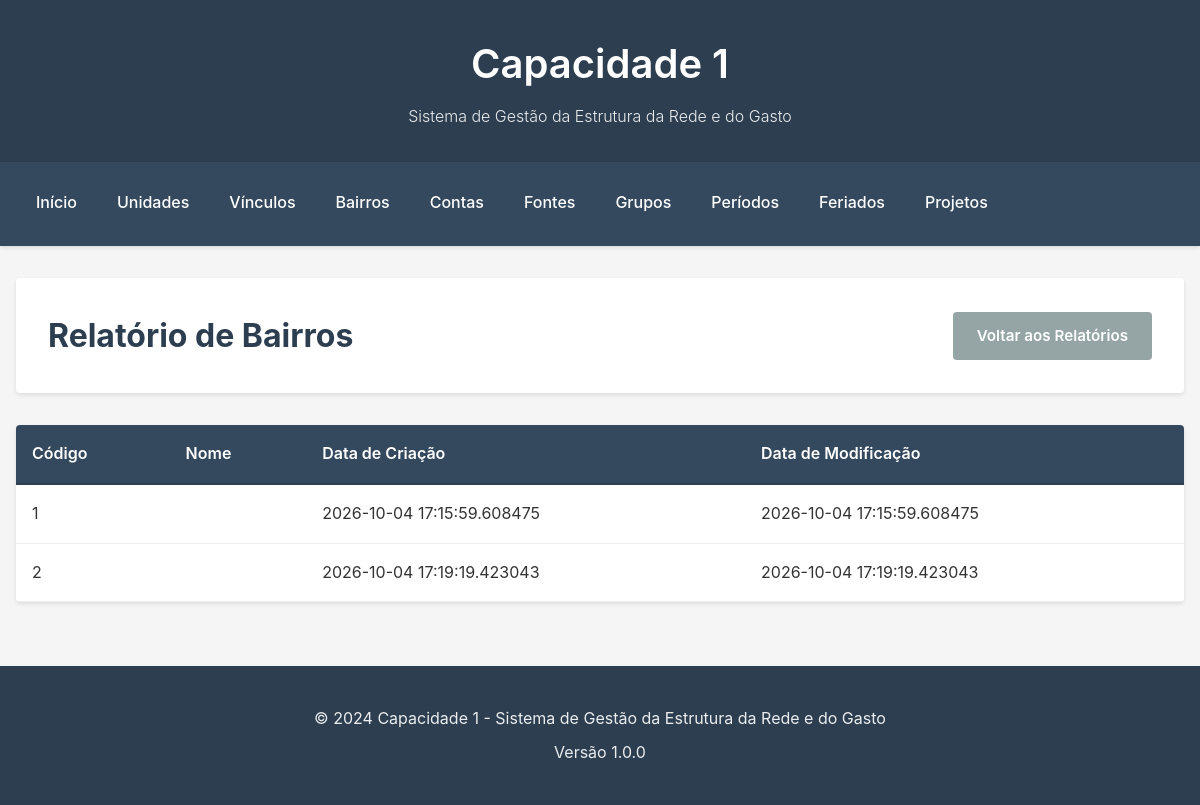
The app's page /consulta/bairros, older data.
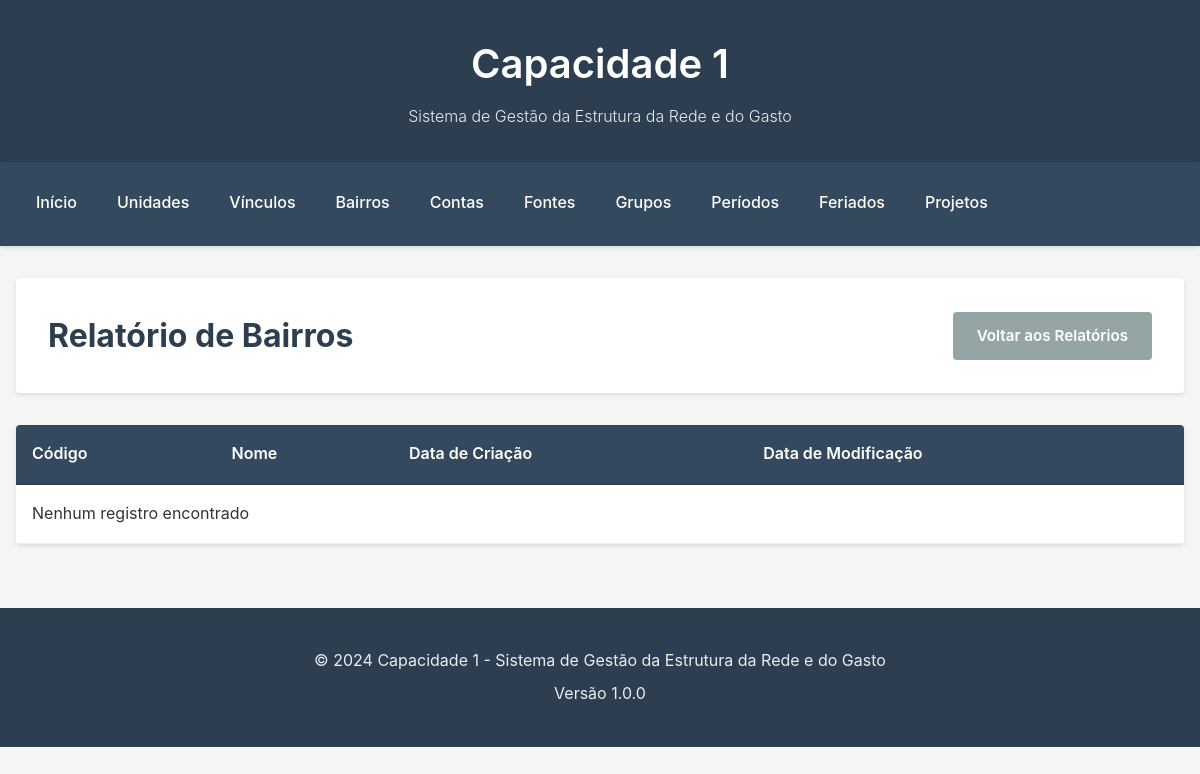
The same page, newer data.
### app/models/bairro.py (models this page shows, shortened)
class BAIRRO(db.Model):
    __tablename__ = 'bairro'
    codigo_bairro = db.Column(db.Integer, primary_key=True, autoincrement=True)
    descricao = db.Column(db.String(25), nullable=False)
    data_criacao = db.Column(db.DateTime, default=datetime.utcnow, nullable=False)
    data_modificacao = db.Column(db.DateTime, default=datetime.utcnow, onupdate=datetime.utcnow, nullable=False)

### app/routes/consulta_routes.py (the view)
@bp.route('/bairros', methods=['GET'])
def bairros():
    page = request.args.get('page', 1, type=int)
    pagination = BAIRRO.query.order_by(BAIRRO.codigo_bairro).paginate(page=page, per_page=Config.ITEMS_PER_PAGE)
    return render_template('consulta/bairros.html',
                         bairros=pagination.items,
                         pagination=pagination,
                         page=page)

### app/templates/consulta/bairros.html (shortened to what this page needs)
{% extends "base.html" %}
{% block content %}
<div class="page-header">
    <h2>Relatório de Bairros</h2>
     <a href="{{ url_for('consulta.index') }}" class="btn btn-secondary">Voltar aos Relatórios</a>
</div>
<table class="data-table">
    <thead>
        <tr>
            <th>Código</th>
             <th>Nome</th>
             <th>Data de Criação</th>
             <th>Data de Modificação</th>
        </tr>
    </thead>
    <tbody>
        {% if bairros %}
            {% for bairro in bairros %}
            <tr>
                <td>{{ bairro.codigo_bairro }}</td>
                <td>{{ bairro.nome }}</td>
                <td>{{ bairro.data_criacao }}</td>
                <td>{{ bairro.data_modificacao }}</td>
            </tr>
            {% endfor %}
        {% else %}
            <tr><td colspan="4">Nenhum registro encontrado</td></tr>
        {% endif %}
    </tbody>
</table>
{% endblock %}

Row changes from the older to the newer data that the page shows:
removed BAIRRO: codigo_bairro "1", data_criacao "2026-10-04 17:15:59.608475", data_modificacao "2026-10-04 17:15:59.608475"
removed BAIRRO: codigo_bairro "2", data_criacao "2026-10-04 17:19:19.423043", data_modificacao "2026-10-04 17:19:19.423043"
Text that changed along with them:
text now shown: "Nenhum registro encontrado"
